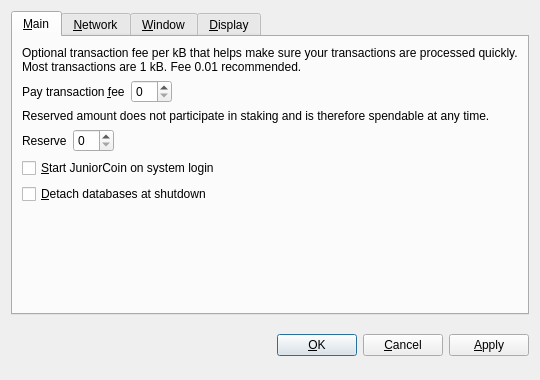
<?xml version="1.0" encoding="UTF-8"?>
<ui version="4.0">
 <class>OptionsDialog</class>
 <widget class="QDialog" name="OptionsDialog">
  <property name="geometry">
   <rect>
    <x>0</x>
    <y>0</y>
    <width>540</width>
    <height>380</height>
   </rect>
  </property>
  <property name="windowTitle">
   <string>Options</string>
  </property>
  <property name="modal">
   <bool>true</bool>
  </property>
  <layout class="QVBoxLayout" name="verticalLayout">
   <item>
    <widget class="QTabWidget" name="tabWidget">
     <property name="tabPosition">
      <enum>QTabWidget::North</enum>
     </property>
     <property name="currentIndex">
      <number>0</number>
     </property>
     <widget class="QWidget" name="tabMain">
      <attribute name="title">
       <string>&amp;Main</string>
      </attribute>
      <layout class="QVBoxLayout" name="verticalLayout_Main">
       <item>
        <widget class="QLabel" name="transactionFeeInfoLabel">
         <property name="text">
          <string>Optional transaction fee per kB that helps make sure your transactions are processed quickly. Most transactions are 1 kB. Fee 0.01 recommended.</string>
         </property>
         <property name="textFormat">
          <enum>Qt::PlainText</enum>
         </property>
         <property name="wordWrap">
          <bool>true</bool>
         </property>
        </widget>
       </item>
       <item>
        <layout class="QHBoxLayout" name="horizontalLayoutFee">
         <item>
          <widget class="QLabel" name="transactionFeeLabel">
           <property name="text">
            <string>Pay transaction &amp;fee</string>
           </property>
           <property name="textFormat">
            <enum>Qt::PlainText</enum>
           </property>
           <property name="buddy">
            <cstring>transactionFee</cstring>
           </property>
          </widget>
         </item>
         <item>
          <widget class="BitcoinAmountField" name="transactionFee"/>
         </item>
         <item>
          <spacer name="horizontalSpacerFee">
           <property name="orientation">
            <enum>Qt::Horizontal</enum>
           </property>
           <property name="sizeHint" stdset="0">
            <size>
             <width>40</width>
             <height>20</height>
            </size>
           </property>
          </spacer>
         </item>
        </layout>
       </item>
       <item>
        <widget class="QLabel" name="reserveBalanceInfoLabel">
         <property name="text">
          <string>Reserved amount does not participate in staking and is therefore spendable at any time.</string>
         </property>
         <property name="textFormat">
          <enum>Qt::PlainText</enum>
         </property>
         <property name="wordWrap">
          <bool>true</bool>
         </property>
        </widget>
       </item>
       <item>
        <layout class="QHBoxLayout" name="horizontalLayoutReserveBalance">
         <item>
          <widget class="QLabel" name="reserveBalanceLabel">
           <property name="text">
            <string>Reserve</string>
           </property>
           <property name="textFormat">
            <enum>Qt::PlainText</enum>
           </property>
           <property name="buddy">
            <cstring>reserveBalance</cstring>
           </property>
          </widget>
         </item>
         <item>
          <widget class="BitcoinAmountField" name="reserveBalance"/>
         </item>
         <item>
          <spacer name="horizontalSpacerReserveBalance">
           <property name="orientation">
            <enum>Qt::Horizontal</enum>
           </property>
           <property name="sizeHint" stdset="0">
            <size>
             <width>40</width>
             <height>20</height>
            </size>
           </property>
          </spacer>
         </item>
        </layout>
       </item>
       <item>
        <widget class="QCheckBox" name="bitcoinAtStartup">
         <property name="toolTip">
          <string>Automatically start JuniorCoin after logging in to the system.</string>
         </property>
         <property name="text">
          <string>&amp;Start JuniorCoin on system login</string>
         </property>
        </widget>
       </item>
       <item>
        <widget class="QCheckBox" name="detachDatabases">
         <property name="toolTip">
          <string>Detach block and address databases at shutdown. This means they can be moved to another data directory, but it slows down shutdown. The wallet is always detached.</string>
         </property>
         <property name="text">
          <string>&amp;Detach databases at shutdown</string>
         </property>
        </widget>
       </item>
       <item>
        <spacer name="verticalSpacer_Main">
         <property name="orientation">
          <enum>Qt::Vertical</enum>
         </property>
         <property name="sizeHint" stdset="0">
          <size>
           <width>20</width>
           <height>40</height>
          </size>
         </property>
        </spacer>
       </item>
      </layout>
     </widget>
     <widget class="QWidget" name="tabNetwork">
      <attribute name="title">
       <string>&amp;Network</string>
      </attribute>
      <layout class="QVBoxLayout" name="verticalLayout_Network">
       <item>
        <widget class="QCheckBox" name="mapPortUpnp">
         <property name="toolTip">
          <string>Automatically open the JuniorCoin client port on the router. This only works when your router supports UPnP and it is enabled.</string>
         </property>
         <property name="text">
          <string>Map port using &amp;UPnP</string>
         </property>
        </widget>
       </item>
       <item>
        <widget class="QCheckBox" name="connectSocks">
         <property name="toolTip">
          <string>Connect to the JuniorCoin network through a SOCKS proxy (e.g. when connecting through Tor).</string>
         </property>
         <property name="text">
          <string>&amp;Connect through SOCKS proxy:</string>
         </property>
        </widget>
       </item>
       <item>
        <layout class="QHBoxLayout" name="horizontalLayout_Network">
         <item>
          <widget class="QLabel" name="proxyIpLabel">
           <property name="text">
            <string>Proxy &amp;IP:</string>
           </property>
           <property name="textFormat">
            <enum>Qt::PlainText</enum>
           </property>
           <property name="buddy">
            <cstring>proxyIp</cstring>
           </property>
          </widget>
         </item>
         <item>
          <widget class="QValidatedLineEdit" name="proxyIp">
           <property name="maximumSize">
            <size>
             <width>140</width>
             <height>16777215</height>
            </size>
           </property>
           <property name="toolTip">
            <string>IP address of the proxy (e.g. 127.0.0.1)</string>
           </property>
          </widget>
         </item>
         <item>
          <widget class="QLabel" name="proxyPortLabel">
           <property name="text">
            <string>&amp;Port:</string>
           </property>
           <property name="textFormat">
            <enum>Qt::PlainText</enum>
           </property>
           <property name="buddy">
            <cstring>proxyPort</cstring>
           </property>
          </widget>
         </item>
         <item>
          <widget class="QLineEdit" name="proxyPort">
           <property name="maximumSize">
            <size>
             <width>55</width>
             <height>16777215</height>
            </size>
           </property>
           <property name="toolTip">
            <string>Port of the proxy (e.g. 9050)</string>
           </property>
          </widget>
         </item>
         <item>
          <widget class="QLabel" name="socksVersionLabel">
           <property name="text">
            <string>SOCKS &amp;Version:</string>
           </property>
           <property name="textFormat">
            <enum>Qt::PlainText</enum>
           </property>
           <property name="buddy">
            <cstring>socksVersion</cstring>
           </property>
          </widget>
         </item>
         <item>
          <widget class="QValueComboBox" name="socksVersion">
           <property name="toolTip">
            <string>SOCKS version of the proxy (e.g. 5)</string>
           </property>
          </widget>
         </item>
         <item>
          <spacer name="horizontalSpacer_Network">
           <property name="orientation">
            <enum>Qt::Horizontal</enum>
           </property>
           <property name="sizeHint" stdset="0">
            <size>
             <width>40</width>
             <height>20</height>
            </size>
           </property>
          </spacer>
         </item>
        </layout>
       </item>
       <item>
        <spacer name="verticalSpacer_Network">
         <property name="orientation">
          <enum>Qt::Vertical</enum>
         </property>
         <property name="sizeHint" stdset="0">
          <size>
           <width>20</width>
           <height>40</height>
          </size>
         </property>
        </spacer>
       </item>
      </layout>
     </widget>
     <widget class="QWidget" name="tabWindow">
      <attribute name="title">
       <string>&amp;Window</string>
      </attribute>
      <layout class="QVBoxLayout" name="verticalLayout_Window">
       <item>
        <widget class="QCheckBox" name="minimizeToTray">
         <property name="toolTip">
          <string>Show only a tray icon after minimizing the window.</string>
         </property>
         <property name="text">
          <string>&amp;Minimize to the tray instead of the taskbar</string>
         </property>
        </widget>
       </item>
       <item>
        <widget class="QCheckBox" name="minimizeOnClose">
         <property name="toolTip">
          <string>Minimize instead of exit the application when the window is closed. When this option is enabled, the application will be closed only after selecting Quit in the menu.</string>
         </property>
         <property name="text">
          <string>M&amp;inimize on close</string>
         </property>
        </widget>
       </item>
       <item>
        <spacer name="verticalSpacer_Window">
         <property name="orientation">
          <enum>Qt::Vertical</enum>
         </property>
         <property name="sizeHint" stdset="0">
          <size>
           <width>20</width>
           <height>40</height>
          </size>
         </property>
        </spacer>
       </item>
      </layout>
     </widget>
     <widget class="QWidget" name="tabDisplay">
      <attribute name="title">
       <string>&amp;Display</string>
      </attribute>
      <layout class="QVBoxLayout" name="verticalLayout_Display">
       <item>
        <layout class="QHBoxLayout" name="horizontalLayout_1_Display">
         <item>
          <widget class="QLabel" name="langLabel">
           <property name="text">
            <string>User Interface &amp;language:</string>
           </property>
           <property name="textFormat">
            <enum>Qt::PlainText</enum>
           </property>
           <property name="buddy">
            <cstring>lang</cstring>
           </property>
          </widget>
         </item>
         <item>
          <widget class="QValueComboBox" name="lang">
           <property name="toolTip">
            <string>The user interface language can be set here. This setting will take effect after restarting JuniorCoin.</string>
           </property>
          </widget>
         </item>
        </layout>
       </item>
       <item>
        <layout class="QHBoxLayout" name="horizontalLayout_2_Display">
         <item>
          <widget class="QLabel" name="unitLabel">
           <property name="text">
            <string>&amp;Unit to show amounts in:</string>
           </property>
           <property name="textFormat">
            <enum>Qt::PlainText</enum>
           </property>
           <property name="buddy">
            <cstring>unit</cstring>
           </property>
          </widget>
         </item>
         <item>
          <widget class="QValueComboBox" name="unit">
           <property name="toolTip">
            <string>Choose the default subdivision unit to show in the interface and when sending coins.</string>
           </property>
          </widget>
         </item>
        </layout>
       </item>
       <item>
        <widget class="QCheckBox" name="displayAddresses">
         <property name="toolTip">
          <string>Whether to show JuniorCoin addresses in the transaction list or not.</string>
         </property>
         <property name="text">
          <string>&amp;Display addresses in transaction list</string>
         </property>
        </widget>
       </item>
       <item>
        <widget class="QCheckBox" name="coinControlFeatures">
         <property name="toolTip">
          <string>Whether to show coin control features or not.</string>
         </property>
         <property name="text">
          <string>Display coin &amp;control features (experts only!)</string>
         </property>
        </widget>
       </item>
       <item>
        <spacer name="verticalSpacer_Display">
         <property name="orientation">
          <enum>Qt::Vertical</enum>
         </property>
         <property name="sizeHint" stdset="0">
          <size>
           <width>20</width>
           <height>40</height>
          </size>
         </property>
        </spacer>
       </item>
      </layout>
     </widget>
    </widget>
   </item>
   <item>
    <layout class="QHBoxLayout" name="horizontalLayout_Buttons">
     <item>
      <spacer name="horizontalSpacer_1">
       <property name="orientation">
        <enum>Qt::Horizontal</enum>
       </property>
       <property name="sizeHint" stdset="0">
        <size>
         <width>40</width>
         <height>48</height>
        </size>
       </property>
      </spacer>
     </item>
     <item>
      <widget class="QLabel" name="statusLabel">
       <property name="font">
        <font>
         <weight>75</weight>
         <bold>true</bold>
        </font>
       </property>
       <property name="text">
        <string/>
       </property>
       <property name="textFormat">
        <enum>Qt::PlainText</enum>
       </property>
       <property name="wordWrap">
        <bool>true</bool>
       </property>
      </widget>
     </item>
     <item>
      <spacer name="horizontalSpacer_2">
       <property name="orientation">
        <enum>Qt::Horizontal</enum>
       </property>
       <property name="sizeHint" stdset="0">
        <size>
         <width>40</width>
         <height>48</height>
        </size>
       </property>
      </spacer>
     </item>
     <item>
      <widget class="QPushButton" name="okButton">
       <property name="text">
        <string>&amp;OK</string>
       </property>
      </widget>
     </item>
     <item>
      <widget class="QPushButton" name="cancelButton">
       <property name="text">
        <string>&amp;Cancel</string>
       </property>
       <property name="autoDefault">
        <bool>false</bool>
       </property>
      </widget>
     </item>
     <item>
      <widget class="QPushButton" name="applyButton">
       <property name="text">
        <string>&amp;Apply</string>
       </property>
       <property name="autoDefault">
        <bool>false</bool>
       </property>
      </widget>
     </item>
    </layout>
   </item>
  </layout>
 </widget>
 <customwidgets>
  <customwidget>
   <class>BitcoinAmountField</class>
   <extends>QSpinBox</extends>
   <header>bitcoinamountfield.h</header>
  </customwidget>
  <customwidget>
   <class>QValueComboBox</class>
   <extends>QComboBox</extends>
   <header>qvaluecombobox.h</header>
  </customwidget>
  <customwidget>
   <class>QValidatedLineEdit</class>
   <extends>QLineEdit</extends>
   <header>qvalidatedlineedit.h</header>
  </customwidget>
 </customwidgets>
 <resources/>
 <connections/>
</ui>
